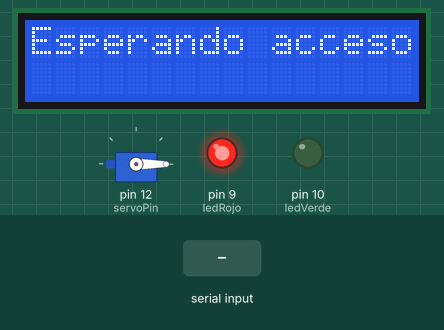
The sketch below on a simulated Arduino Uno, built with avr-gcc and run on an emulated ATmega328P. Parts: servo, 16×2 character LCD, output pins drawn as LEDs (lit = HIGH). The inputs (shaded band) are chosen by the test bench.

Above: at 1.2 s.
1.3 s: "1\n" received over Serial
At 1.9 s:
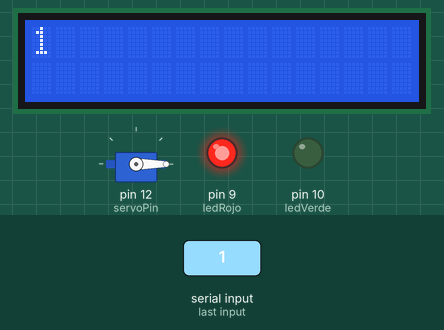
2.8 s: "4\n" received over Serial
At 3.1 s:
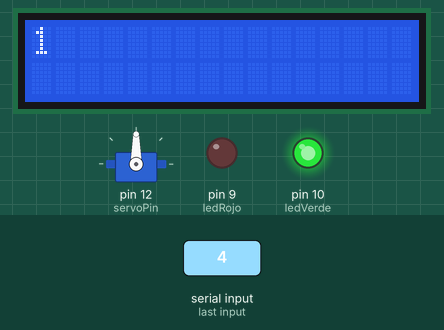
Timing chart, 0 to 8.3 s (numbered marks = the images above; inputs shaded):
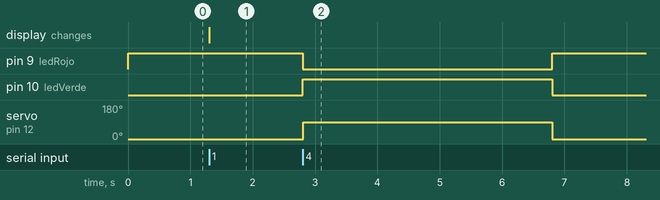

Measured:
- after the input at 1.3 s, the display: changes at once (image 1)
- after the input at 2.8 s, pin 9 (ledRojo): HIGH → LOW at once, → HIGH 4.0 s later; pin 10 (ledVerde): LOW → HIGH at once, → LOW 4.0 s later; servo on pin 12 (servoPin): 0° → 90° at once, → 0° 4.0 s later

The sketch:

Rostro_Control_Acceso.ino
```cpp
#include <LCDIC2.h>
#include <Servo.h>

Servo myservo;
int servoPin = 12;

int ledRojo = 9;
int ledVerde = 10;

bool busy = false;

LCDIC2 lcd(0x27, 16, 2);

#define MSG_BUFFER_SIZE 32
char msgBuffer[MSG_BUFFER_SIZE];
int msgIndex = 0;

unsigned long lastMsgTime = 0;
const unsigned long waitDisplayTime = 2000;

char currentName[MSG_BUFFER_SIZE];  // Nombre que se muestra

void setup() {
  Serial.begin(9600);
  myservo.attach(servoPin);
  myservo.write(0);

  pinMode(ledRojo, OUTPUT);
  pinMode(ledVerde, OUTPUT);

  digitalWrite(ledRojo, HIGH);
  digitalWrite(ledVerde, LOW);

  lcd.begin();
  lcd.clear();
  lcd.print("Esperando acceso");

  currentName[0] = '\0';
  lastMsgTime = millis();
}

void mostrarNombreEnLCD(const char* nombre) {
  lcd.clear();
  lcd.setCursor(0, 0);
  for (int i = 0; i < 16 && nombre[i] != '\0'; i++) {
    lcd.print(nombre[i]);
  }
  if (strlen(nombre) > 16) {
    lcd.setCursor(0, 1);
    for (int i = 16; i < 32 && nombre[i] != '\0'; i++) {
      lcd.print(nombre[i]);
    }
  }
}

void loop() {
  if (busy) {
    // Durante acción, mostrar siempre el nombre y no leer Serial
    mostrarNombreEnLCD(currentName);
    return;
  }

  bool messageReceived = false;

  while (Serial.available() > 0 && !busy) {
    char c = Serial.read();

    if (c == '\n' || c == '\r') {
      if (msgIndex > 0) {
        msgBuffer[msgIndex] = '\0';
        messageReceived = true;
        lastMsgTime = millis();

        if (strcmp(msgBuffer, "4") == 0) {
          if (strlen(currentName) == 0) {
            // Si no hay nombre guardado, ignorar comando
            msgIndex = 0;
            continue;
          }

          busy = true;

          digitalWrite(ledRojo, LOW);
          digitalWrite(ledVerde, HIGH);

          mostrarNombreEnLCD(currentName);

          myservo.write(90);
          delay(4000);
          myservo.write(0);

          digitalWrite(ledRojo, HIGH);
          digitalWrite(ledVerde, LOW);

          busy = false;
          msgIndex = 0;
          break;  // Salir para no procesar más mensajes durante acción
        } else {
          // Guardar el mensaje como nombre
          strncpy(currentName, msgBuffer, MSG_BUFFER_SIZE);
          currentName[MSG_BUFFER_SIZE - 1] = '\0';
          mostrarNombreEnLCD(currentName);
        }

        msgIndex = 0;
      }
    } else {
      if (msgIndex < MSG_BUFFER_SIZE - 1) {
        msgBuffer[msgIndex++] = c;
      }
    }
  }

  if (!messageReceived && !busy && (millis() - lastMsgTime > waitDisplayTime)) {
    if (strlen(currentName) > 0) {
      mostrarNombreEnLCD(currentName);
    } else {
      lcd.clear();
      lcd.setCursor(0, 0);
      lcd.print("Esperando acceso");
    }
    lastMsgTime = millis();
  }

  if (!busy && Serial.available() == 0) {
    digitalWrite(ledRojo, HIGH);
    digitalWrite(ledVerde, LOW);
  }
}
```
